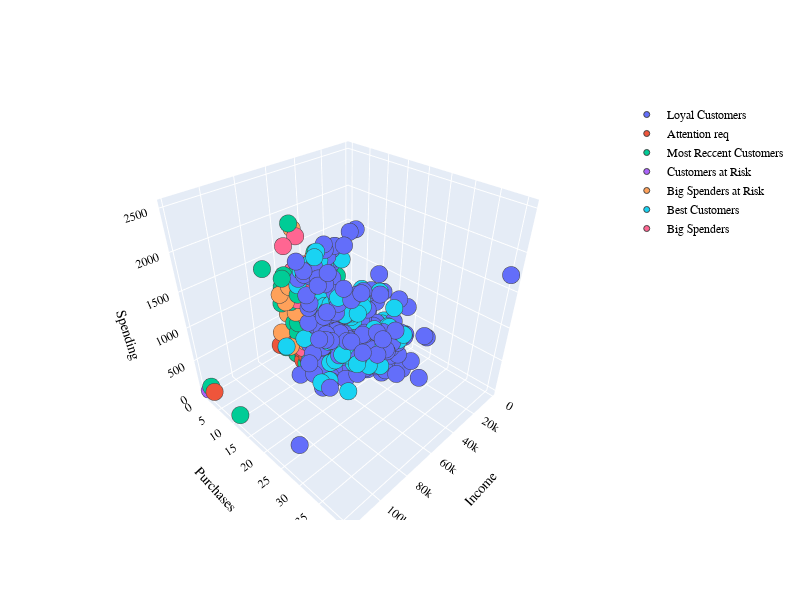

Notebook source saved alongside this figure:
### Code cell
PLOT = graph_objects.Figure()
for C in list(plot_data.customer_segment.unique()):
    

    PLOT.add_trace(graph_objects.Scatter3d(x = plot_data[plot_data.customer_segment == C]['Income'],
                                y = plot_data[plot_data.customer_segment == C]['Num_Purchases'],
                                z = plot_data[plot_data.customer_segment == C]['TotalSpendings'],                        
                                mode = 'markers',marker_size = 6, marker_line_width = 1,
                                name = str(C)))
PLOT.update_traces(hovertemplate='Income: %{x} <br>Frequency(Purchses): %{y} <br>Spending: %{z}')

    
PLOT.update_layout(width = 800, height = 600, autosize = True, showlegend = True,
                   scene = dict(xaxis=dict(title = 'Income', titlefont_color = 'black'),
                                yaxis=dict(title = 'Purchases', titlefont_color = 'black'),
                                zaxis=dict(title = 'Spending', titlefont_color = 'black')),
                   font = dict(family = "Gilroy", color  = 'black', size = 12))

### Figure 1 — Plotly figure (JSON) as saved in the notebook; plotly's stock layout.template omitted (floating-point values rounded to 4 significant figures; data arrays with more than 128 entries replaced by an {"elided": "..."} marker saying what was removed)
{"data": [{"hovertemplate": "Income: %{x} <br>Frequency(Purchses): %{y} <br>Spending: %{z}", "marker": {"line": {"width": 1}, "size": 6}, "mode": "markers", "name": "Loyal Customers", "type": "scatter3d", "x": {"elided": "538 float values"}, "y": {"elided": "538 float values"}, "z": {"elided": "538 float values"}}, {"hovertemplate": "Income: %{x} <br>Frequency(Purchses): %{y} <br>Spending: %{z}", "marker": {"line": {"width": 1}, "size": 6}, "mode": "markers", "name": "Attention req", "type": "scatter3d", "x": {"elided": "602 float values"}, "y": {"elided": "602 int values"}, "z": {"elided": "602 int values"}}, {"hovertemplate": "Income: %{x} <br>Frequency(Purchses): %{y} <br>Spending: %{z}", "marker": {"line": {"width": 1}, "size": 6}, "mode": "markers", "name": "Most Reccent Customers", "type": "scatter3d", "x": {"elided": "524 float values"}, "y": {"elided": "524 int values"}, "z": {"elided": "524 float values"}}, {"hovertemplate": "Income: %{x} <br>Frequency(Purchses): %{y} <br>Spending: %{z}", "marker": {"line": {"width": 1}, "size": 6}, "mode": "markers", "name": "Customers at Risk", "type": "scatter3d", "x": {"elided": "222 float values"}, "y": {"elided": "222 int values"}, "z": {"elided": "222 int values"}}, {"hovertemplate": "Income: %{x} <br>Frequency(Purchses): %{y} <br>Spending: %{z}", "marker": {"line": {"width": 1}, "size": 6}, "mode": "markers", "name": "Big Spenders at Risk", "type": "scatter3d", "x": [63033, 79941, 74854, 79593, 65846, 80067, 70951, 79930, 64961, 77457, 66334, 74293, 75072, 75865, 81246, 66664, 58308, 78642, 89120, 73454, 70503, 85620, 81741, 66565, 72906, 81168, 77632, 65777, 61209, 66375, 72190, 67432, 74250, 71466, 93404, 80812, 82072, 66825, 85072, 73113, 72354, 77583, 74293, 82025, 82576, 79593, 76081, 67605, 66294, 83829, 76773, 71819, 86358, 67381, 81657, 78075, 74716, 90687, 83829, 85485, 71626, 80695, 75154, 78041, 94871, 79419, 87188, 76081, 81574, 82460, 74268, 66664, 64140, 86610, 61787, 60230, 63404, 63159, 79734, 63207, 62568, 84953, 68148, 70643, 86979, 90933, 77870, 70792, 94472, 79205, 71964, 67046, 77610, 76068, 91172, 90000, 56981], "y": [16, 16, 19, 19, 16, 17, 17, 17, 16, 18, 19, 16, 19, 19, 17, 19, 15, 18, 19, 13, 16, 14, 19, 19, 17, 18, 13, 17, 13, 14, 16, 19, 18, 19, 17, 18, 19, 16, 18, 15, 19, 19, 16, 12, 19, 19, 14, 17, 13, 17, 16, 14, 18, 17, 16, 14, 17, 17, 17, 19, 19, 19, 16, 18, 18, 15, 19, 14, 18, 15, 13, 19, 18, 18, 19, 17, 15, 17, 14, 12, 16, 18, 15, 18, 16, 15, 18, 19, 16, 16, 17, 15, 17, 10, 14, 18, 19], "z": [1102, 984, 1562, 1366, 1120, 1600, 1198, 1753, 1009, 1157, 1161, 1127, 1073, 1242, 1379, 1289, 900, 1816, 1924, 1651, 1727, 1600, 1572, 1065, 1151, 1193, 2252, 1146, 957, 948, 1947, 1335, 1158, 1230, 1616, 1677, 2018, 858, 1423, 1001, 1228, 1149, 1127, 1187, 1910, 1366, 1033, 938, 967, 1862, 1156, 1574, 1722, 957, 1097, 988, 860, 1779, 1862, 1383, 1305, 1918, 1143, 1319, 1078, 1631, 1923, 1033, 1798, 974, 892, 1289, 1750, 1603, 1319, 1067, 902, 1797, 914, 1502, 953, 1024, 1042, 1828, 1702, 1685, 1815, 1272, 1691, 895, 1870, 993, 1680, 1376, 1092, 1479, 1241]}, {"hovertemplate": "Income: %{x} <br>Frequency(Purchses): %{y} <br>Spending: %{z}", "marker": {"line": {"width": 1}, "size": 6}, "mode": "markers", "name": "Best Customers", "type": "scatter3d", "x": {"elided": "157 float values"}, "y": {"elided": "157 float values"}, "z": {"elided": "157 int values"}}, {"hovertemplate": "Income: %{x} <br>Frequency(Purchses): %{y} <br>Spending: %{z}", "marker": {"line": {"width": 1}, "size": 6}, "mode": "markers", "name": "Big Spenders", "type": "scatter3d", "x": [58607, 75251, 68126, 79607, 59809, 80317, 66951, 75922, 72460, 80134, 63342, 80124, 62187, 83532, 82623, 69759, 65073, 52614, 83664, 53858, 80124, 72679, 72298, 65488, 73691, 66731, 52614, 76618, 62847, 81205, 62450, 81320, 75114, 62820, 74116, 71796, 94384, 51563, 79803, 56715, 77142, 78579, 66636, 69969, 94384, 80134, 70038, 75484, 63206, 82032, 71969, 63943, 78093, 72066, 80360, 63342, 85431, 70886, 62820, 70617, 64849, 80872, 76842, 76467, 76320, 70038, 87000, 80144, 82333, 65487, 81380, 65487, 88325, 80617, 82032, 61223], "y": [17, 19, 17, 16, 15, 18, 15, 18, 16, 16, 19, 19, 18, 15, 16, 18, 14, 16, 19, 17, 19, 17, 14, 14, 18, 17, 16, 11, 14, 19, 16, 18, 19, 14, 19, 17, 18, 19, 13, 15, 17, 16, 17, 13, 18, 16, 17, 18, 14, 17, 19, 17, 17, 17, 15, 19, 17, 14, 14, 14, 19, 19, 17, 14, 15, 17, 18, 19, 18, 17, 17, 17, 18, 19, 17, 18], "z": [972, 1890, 1820, 1923, 877, 1231, 1117, 1295, 1047, 1690, 1101, 1495, 1283, 1853, 940, 1029, 900, 990, 1173, 915, 1495, 1168, 939, 963, 1179, 1029, 990, 1511, 1612, 2009, 995, 928, 1253, 976, 2052, 960, 2302, 1250, 868, 1020, 990, 1812, 1084, 1536, 2302, 1690, 1244, 1159, 928, 1234, 1086, 1106, 1105, 1792, 2231, 1101, 1165, 960, 976, 1280, 1336, 1336, 1130, 1575, 932, 1244, 961, 1367, 1822, 1169, 1893, 1169, 1623, 1435, 1234, 1341]}], "layout": {"autosize": true, "font": {"color": "black", "family": "Gilroy", "size": 12}, "height": 600, "scene": {"xaxis": {"title": {"font": {"color": "black"}, "text": "Income"}}, "yaxis": {"title": {"font": {"color": "black"}, "text": "Purchases"}}, "zaxis": {"title": {"font": {"color": "black"}, "text": "Spending"}}}, "showlegend": true, "width": 800}}
